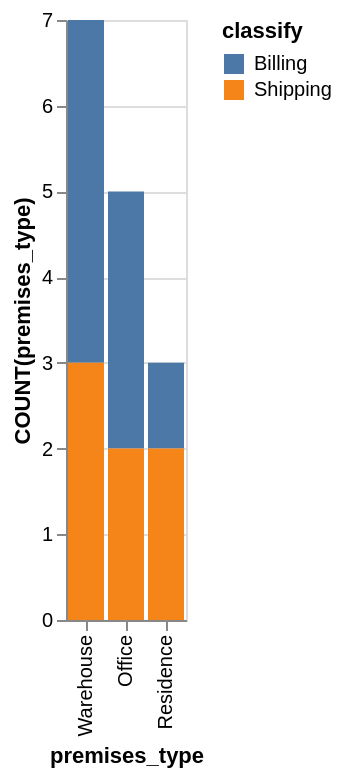

Write the Vega-Lite specification saved for this chart.
### Vega-Lite specification from a JSON file in a GitHub repository (floating-point values rounded to 4 significant figures)
{"data": {"values": [{"x_data": "Warehouse", "y_data": 4, "classify": "Billing"}, {"x_data": "Office", "y_data": 3, "classify": "Billing"}, {"x_data": "Residence", "y_data": 1, "classify": "Billing"}, {"x_data": "Warehouse", "y_data": 3, "classify": "Shipping"}, {"x_data": "Office", "y_data": 2, "classify": "Shipping"}, {"x_data": "Residence", "y_data": 2, "classify": "Shipping"}]}, "mark": "bar", "encoding": {"x": {"field": "x_data", "type": "nominal", "title": "premises_type", "sort": {"op": "sum", "field": "y_data", "order": "descending"}}, "y": {"field": "y_data", "type": "quantitative", "title": "COUNT(premises_type)"}, "color": {"field": "classify"}}}
